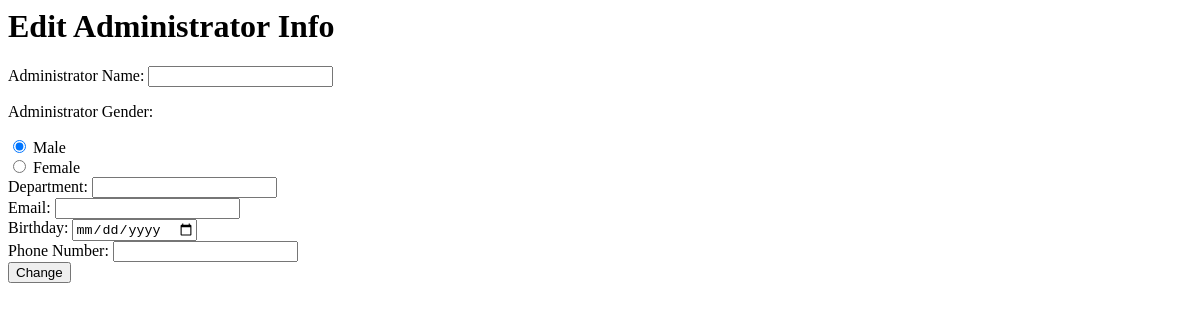
Before: /edit/Administrator/1 with the older database file.
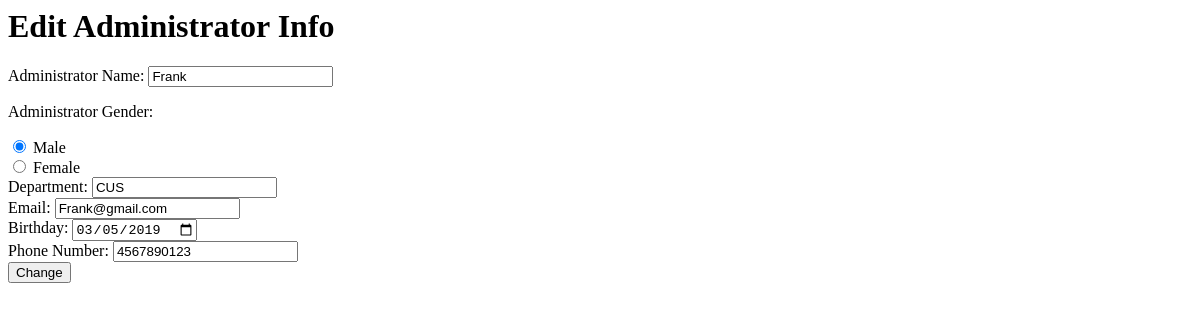
After: the same page with the newer database file.
### models.py (models this page shows)
class Administrator(db.Model):
    __tablename__="administrators"
    id = db.Column(db.Integer, primary_key=True)
    name = db.Column(db.String(120), index=True, unique=False)
    gender = db.Column(db.String(6), index=True)
    department = db.Column(db.String(120), index=True)
    email = db.Column(db.String(120), index=True)
    phone = db.Column(db.String(120), index=True)
    birthday = db.Column(db.String(120), index=True)

### app.py (the view, shortened to what this page needs)
@app.route('/edit/<type>/<int:id>', methods=['GET', 'POST'])
def edit(type, id):
    if type == "Student":
        student = Student.query.get(id)
        if request.method == 'POST':
            student.name = request.form.get('student_name')
            student.gender = request.form['student_gender']
            student.year = request.form.get('student_year')
            student.email = str(request.form.get('student_email'))
            student.birthday = str(request.form.get('student_birthday'))
            student.major = request.form.get('student_major')
            student.phone = str(request.form.get('student_phone'))
            db.session.add(student)
            db.session.commit()
            return redirect(url_for('user_details', type='Student', id=id))
        return render_template('student_edit.html', student=student)
    else:
        admin = Administrator.query.get(id)
        return render_template('admin_edit.html', admin=admin)

### templates/admin_edit.html
{% extends 'layout.html' %}
{% block body %}
  <h1>Edit Administrator Info</h1>
  <form action="" method="POST">
    <div>
    	<label> Administrator Name: </label>
    	<input type="text" name="admin_name" value={{admin.name}}>
    </div>
    <div>
    	<p><label> Administrator Gender: </label></p>
      <input type="radio" name="admin_gender" id="male" value="Male" checked> Male<br>
      <input type="radio" name="admin_gender" id="female" value="Female"> Female<br>
    </div>
    <div>
      <label> Department: </label>
      <input type=text name="admin_department" value={{admin.department}}>
    </div>
    <div>
      <label> Email: </label>
      <input type="email" name="admin_email" value={{admin.email}}>
    </div>
    <div>
      <label> Birthday: </label>
      <input type="date" id="birthday" name="admin_birthday" value={{admin.birthday}}>
    </div>
    <div>
      <label> Phone Number: </label>
      <input type="tel" name="admin_phone" value={{admin.phone}}>
    </div>
  	<button type="submit"> Change </button>
  </form>
{% endblock %}

Changed rows visible on the page:
added Administrator: admin_name "Frank", admin_department "CUS", admin_email "Frank@gmail.com", admin_birthday "03/05/2019", admin_phone "4567890123"
